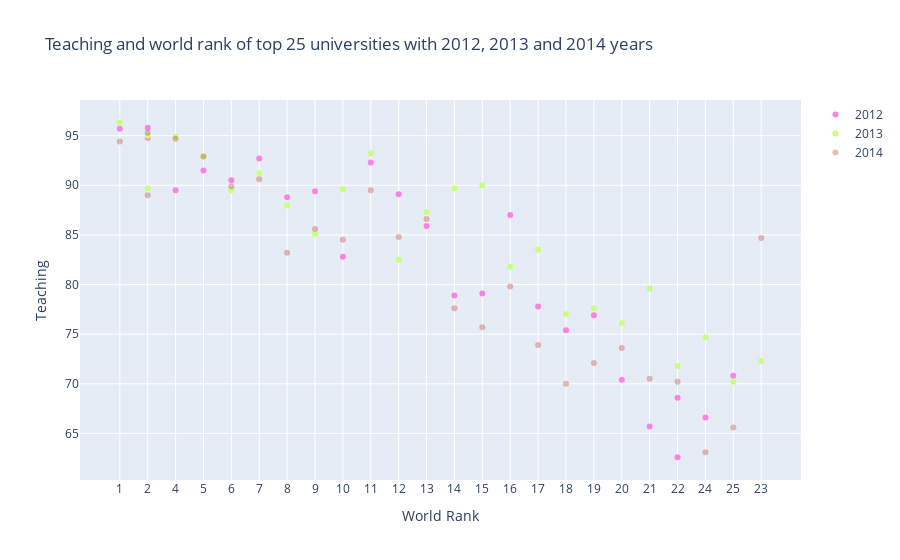

The notebook cell saved with this chart:
### Code cell
#We created a trace for each year.
trace2012 =go.Scatter( 
                    x = year2012.world_rank, 
                    y = year2012.teaching, 
                    mode = "markers",      #Marker mode appears as dots.
                    name = "2012",       
                    marker = dict(color = 'rgba(300, 118, 225, 0.9)'),
                    text= year2012.university_name) 

trace2013 =go.Scatter(
                    x = year2013.world_rank,
                    y = year2013.teaching,  
                    mode = "markers",      
                    name = "2013",         
                    marker = dict(color = 'rgba(200, 338, 123, 1.6)'),  
                    text= year2013.university_name)  

trace2014 =go.Scatter( 
                    x = year2014.world_rank, 
                    y = year2014.teaching, 
                    mode = "markers",     
                    name = "2014",       
                    marker = dict(color = 'rgba(190, 34, 15, 0.3)'), 
                    text= year2014.university_name) 

data=[trace2012,trace2013,trace2014]
layout = dict(title = 'Teaching and world rank of top 25 universities with 2012, 2013 and 2014 years',
              xaxis= dict(title= 'World Rank',ticklen= 5,zeroline= False),
              yaxis= dict(title= 'Teaching',ticklen= 5,zeroline= False)  
             )
fig = dict(data = data, layout = layout)  
iplot(fig)

### Figure 1 — Plotly figure (JSON) as saved in the notebook; plotly's stock layout.template omitted (floating-point values rounded to 4 significant figures)
{"data": [{"marker": {"color": "rgba(300, 118, 225, 0.9)"}, "mode": "markers", "name": "2012", "text": ["California Institute of Technology", "Harvard University", "Stanford University", "University of Oxford", "Princeton University", "University of Cambridge", "Massachusetts Institute of Technology", "Imperial College London", "University of Chicago", "University of California, Berkeley", "Yale University", "Columbia University", "University of California, Los Angeles", "Johns Hopkins University", "ETH Zurich – Swiss Federal Institute of Technology Zurich", "University of Pennsylvania", "University College London", "University of Michigan", "University of Toronto", "Cornell University", "Carnegie Mellon University", "Duke University", "University of British Columbia", "Georgia Institute of Technology", "University of Washington"], "type": "scatter", "x": ["1", "2", "2", "4", "5", "6", "7", "8", "9", "10", "11", "12", "13", "14", "15", "16", "17", "18", "19", "20", "21", "22", "22", "24", "25"], "y": [95.7, 95.8, 94.8, 89.5, 91.5, 90.5, 92.7, 88.8, 89.4, 82.8, 92.3, 89.1, 85.9, 78.9, 79.1, 87, 77.8, 75.4, 76.9, 70.4, 65.7, 62.6, 68.6, 66.6, 70.8]}, {"marker": {"color": "rgba(200, 338, 123, 1.6)"}, "mode": "markers", "name": "2013", "text": ["California Institute of Technology", "Stanford University", "University of Oxford", "Harvard University", "Massachusetts Institute of Technology", "Princeton University", "University of Cambridge", "Imperial College London", "University of California, Berkeley", "University of Chicago", "Yale University", "ETH Zurich – Swiss Federal Institute of Technology Zurich", "University of California, Los Angeles", "Columbia University", "University of Pennsylvania", "Johns Hopkins University", "University College London", "Cornell University", "Northwestern University", "University of Michigan", "University of Toronto", "Carnegie Mellon University", "Duke University", "University of Washington", "Georgia Institute of Technology"], "type": "scatter", "x": ["1", "2", "2", "4", "5", "6", "7", "8", "9", "10", "11", "12", "13", "14", "15", "16", "17", "18", "19", "20", "21", "22", "23", "24", "25"], "y": [96.3, 95, 89.7, 94.9, 92.9, 89.5, 91.2, 88, 85.1, 89.6, 93.2, 82.5, 87.3, 89.7, 90, 81.8, 83.5, 77, 77.6, 76.1, 79.6, 71.8, 72.3, 74.7, 70.2]}, {"marker": {"color": "rgba(190, 34, 15, 0.3)"}, "mode": "markers", "name": "2014", "text": ["California Institute of Technology", "Harvard University", "University of Oxford", "Stanford University", "Massachusetts Institute of Technology", "Princeton University", "University of Cambridge", "University of California, Berkeley", "University of Chicago", "Imperial College London", "Yale University", "University of California, Los Angeles", "Columbia University", "ETH Zurich – Swiss Federal Institute of Technology Zurich", "Johns Hopkins University", "University of Pennsylvania", "Duke University", "University of Michigan", "Cornell University", "University of Toronto", "University College London", "Northwestern University", "University of Tokyo", "Carnegie Mellon University", "University of Washington"], "type": "scatter", "x": ["1", "2", "2", "4", "5", "6", "7", "8", "9", "10", "11", "12", "13", "14", "15", "16", "17", "18", "19", "20", "21", "22", "23", "24", "25"], "y": [94.4, 95.3, 89, 94.7, 92.9, 89.9, 90.6, 83.2, 85.6, 84.5, 89.5, 84.8, 86.6, 77.6, 75.7, 79.8, 73.9, 70, 72.1, 73.6, 70.5, 70.2, 84.7, 63.1, 65.6]}], "layout": {"title": {"text": "Teaching and world rank of top 25 universities with 2012, 2013 and 2014 years"}, "xaxis": {"ticklen": 5, "title": {"text": "World Rank"}, "zeroline": false}, "yaxis": {"ticklen": 5, "title": {"text": "Teaching"}, "zeroline": false}}}
